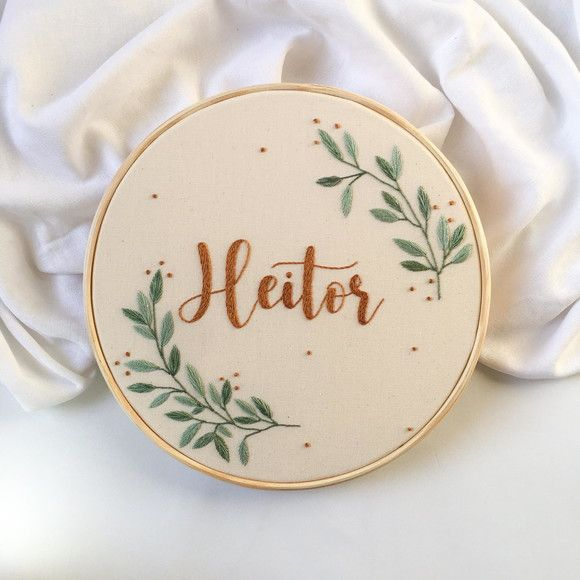
#> input picture bastidor-para-pdf/imagens/Exemplo1.jpg, 580 x 580 px
$ python -i main.py   (imports and definitions only)
#> lines starting #> are read from the running program, lines starting #| are printed output that depends on the picture
import os
import cv2
import numpy as np
from PIL import Image, ImageDraw
from reportlab.lib.pagesizes import A4
from reportlab.pdfgen import canvas

RAWS_DIR = 'imagens'
OUTPUT_DIR = 'pdfs'
TEMP_JPG_PATH = "temp_image.jpg"
# [1 line that did not run here, left out]

#
# Calibragem dos parâmetros de detecção de círculos
#
PARAMS= {
    'minDist': 32, # Diminuir para detectar círculos menores, aumentar para detectar círculos maiores
    'param1': 30, # Alterar moderadamente caso a detecção de círculos não esteja funcionando para o seu caso
    'param2': 550, # Quanto maior, menos círculos são detectados (se aproxima do círculo 'principal' da imagem)
}
#
#
#

def try_to_detect_circle(image_path):
    print(f"     Searching for circle in {image_path}...")
    image = cv2.imread(image_path, cv2.IMREAD_GRAYSCALE)

    # Detect circles using Hough Circle Transform
    circles = cv2.HoughCircles(image,
                                cv2.HOUGH_GRADIENT,
                                dp=2,
                                minDist=PARAMS['minDist'],
                                param1=PARAMS['param1'],
                                param2=PARAMS['param2'],
                                minRadius=0,
                                maxRadius=0)

    if circles is not None:
        x, y, r = circles[0][0]
        return x, y, r
    else:
        return None

def crop_image(image, circle_params):
    x, y, r = circle_params
    cropped_image = image.crop((x - r, y - r, x + r, y + r))
    return cropped_image

# [22 lines left out: functions scale_image, circle_crop, add_bg_and_flip, not called in this run]

def proccess_image(circle_params, image_path):
    with Image.open(image_path) as image:
        x, y, radius = circle_params

        print(f"     Circle detected at ({x}, {y}) with radius {radius}.")
        image_square_cropped = crop_image(image, circle_params)

        print(f"     Scaling circle to {DESIRED_DIAMETER} pixels...")
        scale_factor = DESIRED_DIAMETER / (2 * radius)
        image_scaled = scale_image(image_square_cropped, scale_factor)
        width, height = image_scaled.size

        print("     Adding alpha layer to RGB...")
        image_circle_cropped = circle_crop(image_scaled)

        print("     Converting PNG to JPG for PDF compatibility...")
        image_with_bg = add_bg_and_flip(image_circle_cropped)
        image_with_bg.save(TEMP_JPG_PATH, "JPEG")
    return width, height

# [29 lines left out: functions setup_directories_or_fail, clean_temp, get_num_images_or_fail, save_to_pdf, not called in this run]

def proccess_one_image(image):
    image_path = os.path.join(RAWS_DIR, image)
    output_path = os.path.join(OUTPUT_DIR, f"{os.path.splitext(image)[0]}.pdf")
    circle_params = try_to_detect_circle(image_path)
    if not circle_params:
        print(f"     ERROR: No circle detected in {image_path}. Skipping...\n")
        return
    width, height = proccess_image(circle_params, image_path)

    save_to_pdf(width, height, output_path)

def loop_through_images(num_images, done = 0):
    print("Converting images to PDF...\n")
    for image in os.listdir(RAWS_DIR):
        print(f"=> Converting image {done + 1} of {num_images}...")
        proccess_one_image(image)
        done += 1
        print(f"== Image {done} of {num_images} done\n")
    print(">> Conversion complete <<\n")
    print("PDFs saved in the output directory.")

# [5 lines not run here, left out]

>>> import cv2
>>> picture = cv2.imread('imagens/Exemplo1.jpg')
#> picture is the input picture: shape (580, 580, 3); mean B, G, R 195.5, 205.3, 213.7
>>> result = loop_through_images(picture)
#> (printed output is left out)
#> in try_to_detect_circle, `image = cv2.imread(image_path, cv2.IMREAD_GRAYSCALE)`:
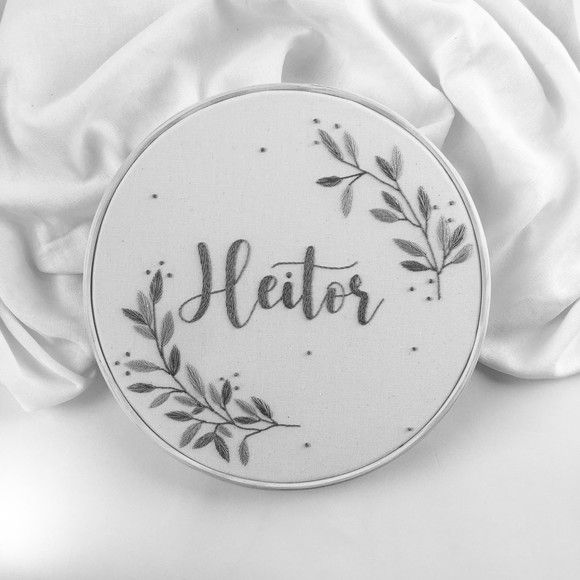
#> image: shape (580, 580); min 31, max 255, mean 206.7
#> in try_to_detect_circle, `circles = cv2.HoughCircles(image, cv2.HOUGH_GRADIENT, dp=2, minDist=PA..`: circles = [[279, 285, 202.8], [251, 209, 208.4], [277, 251, 179], [297, 219, 190.6], [209, 189, 187.4], [281, 167, 166.6], [239, 171, 157.4], [187, 163, 161.4], [337, 335, 133.6], [309, 187, 157.8], [337, 253, 145]]
#> in try_to_detect_circle, `x, y, r = circles[0][0]`: x = 279; y = 285; r = 202.8
#> in proccess_one_image, `circle_params = try_to_detect_circle(image_path)`: circle_params = (279, 285, 202.8)
#> in proccess_image, `x, y, radius = circle_params`: x = 279; y = 285; radius = 202.8
#|      Circle detected at (279.0, 285.0) with radius 202.8000030517578.
#> in crop_image, `x, y, r = circle_params`: x = 279; y = 285; r = 202.8
#> in crop_image, `cropped_image = image.crop((x - r, y - r, x + r, y + r))`:
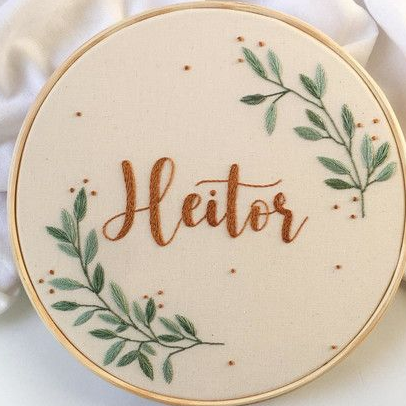
#> cropped_image: PIL image 406x406 RGB; mean R, G, B 207.9, 193.9, 175.4
#> (the run stopped early here; a loop or call above may not have finished)
